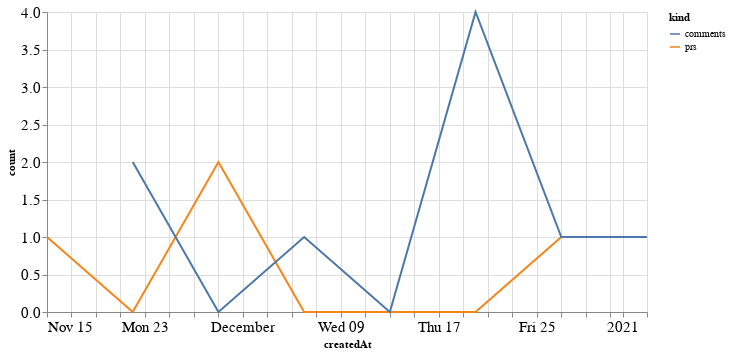

Notebook source saved alongside this figure:
### Code cell
alt.Chart(total_time, width=600).mark_line().encode(
    x='createdAt',
    y='count',
    color='kind'
)

### Figure 1 — Vega-Lite specification as saved in the notebook (floating-point values rounded to 4 significant figures)
{"config": {"axisLeft": {"labelFontSize": 15}, "axisBottom": {"labelFontSize": 15}}, "data": {"name": "data-c68111a53528c0ea87bc954dee4d96b3"}, "mark": "line", "encoding": {"color": {"type": "nominal", "field": "kind"}, "x": {"type": "temporal", "field": "createdAt"}, "y": {"type": "quantitative", "field": "count"}}, "width": 600, "$schema": "https://vega.github.io/schema/vega-lite/v4.8.1.json", "datasets": {"data-c68111a53528c0ea87bc954dee4d96b3": [{"createdAt": "2020-11-15T00:00:00", "kind": "prs", "count": 1.0}, {"createdAt": "2020-11-22T00:00:00", "kind": "prs", "count": 0.0}, {"createdAt": "2020-11-29T00:00:00", "kind": "prs", "count": 2.0}, {"createdAt": "2020-12-06T00:00:00", "kind": "prs", "count": 0.0}, {"createdAt": "2020-12-13T00:00:00", "kind": "prs", "count": 0.0}, {"createdAt": "2020-12-20T00:00:00", "kind": "prs", "count": 0.0}, {"createdAt": "2020-12-27T00:00:00", "kind": "prs", "count": 1.0}, {"createdAt": "2021-01-03T00:00:00", "kind": "prs", "count": 1.0}, {"createdAt": "2020-11-15T00:00:00", "kind": "comments", "count": null}, {"createdAt": "2020-11-22T00:00:00", "kind": "comments", "count": 2.0}, {"createdAt": "2020-11-29T00:00:00", "kind": "comments", "count": 0.0}, {"createdAt": "2020-12-06T00:00:00", "kind": "comments", "count": 1.0}, {"createdAt": "2020-12-13T00:00:00", "kind": "comments", "count": 0.0}, {"createdAt": "2020-12-20T00:00:00", "kind": "comments", "count": 4.0}, {"createdAt": "2020-12-27T00:00:00", "kind": "comments", "count": 1.0}, {"createdAt": "2021-01-03T00:00:00", "kind": "comments", "count": 1.0}]}}
